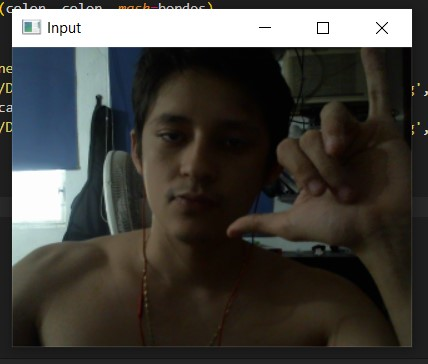
#> input picture examenPic.jpg, 428 x 364 px
$ python caricatura.py
#> lines starting #> are read from the running program, lines starting #| are printed output that depends on the picture; after the words box and inside, x2 and y2 are one past the last pixel; in counts of white or black regions, pixels touching at a corner belong together
import cv2
from tkinter.filedialog import *

photo = askopenfilename()
#> the answer given: examenPic.jpg
img = cv2.imread(photo)
#> img is the input picture: shape (364, 428, 3); mean B, G, R 62.4, 66.7, 68.3
res = cv2.resize(img, dsize=(400,400), interpolation=cv2.INTER_CUBIC)
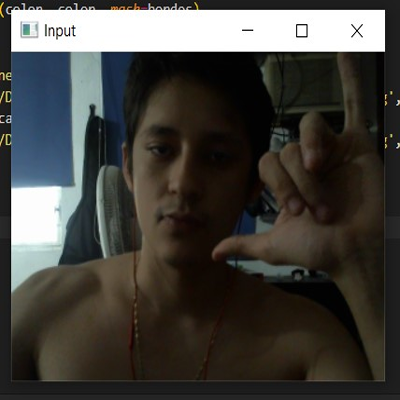
#> res: shape (400, 400, 3); mean B, G, R 62.4, 66.6, 68.2

gris = cv2.cvtColor (img, cv2.COLOR_BGR2GRAY)
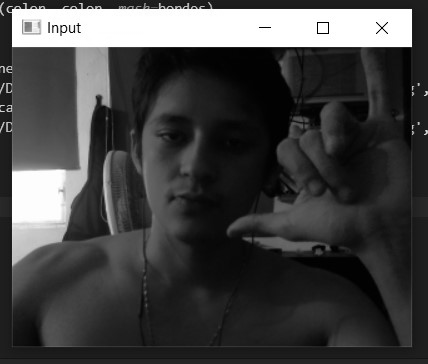
#> gris: shape (364, 428); min 0, max 255, mean 66.7
gris = cv2.medianBlur (gris, 3)
bordes = cv2.adaptiveThreshold (gris, 255, cv2.ADAPTIVE_THRESH_MEAN_C, cv2.THRESH_BINARY, 9, 9)
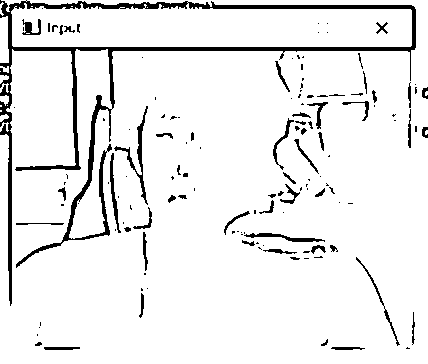
#> bordes: shape (364, 428); 92.5% white; 137 black regions (82 under 20 px), largest, box (x1, y1, x2, y2) and area: (0, 0, 416, 306) 7275, (114, 106, 148, 205) 442, (244, 233, 325, 242) 265

color = cv2.bilateralFilter(img, 9, 250, 250)
cartoon = cv2.bitwise_and(color, color, mask=bordes)
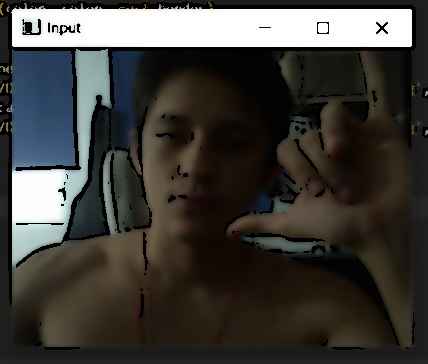
#> cartoon: shape (364, 428, 3); mean B, G, R 58.5, 62.7, 64.5

cv2.imshow("images", img)
cv2.imshow("Bordes", bordes)
cv2.imwrite('/Users/hvela/Desktop/7mo/ProcImg/examen1eraParcial/examenPicBordes.jpg',bordes)
cv2.imshow("Cartoon", cartoon)
cv2.imwrite('/Users/hvela/Desktop/7mo/ProcImg/examen1eraParcial/examenPicCartoon.jpg',cartoon)

cv2.waitKey(0)
cv2.destroyAllWindows()
